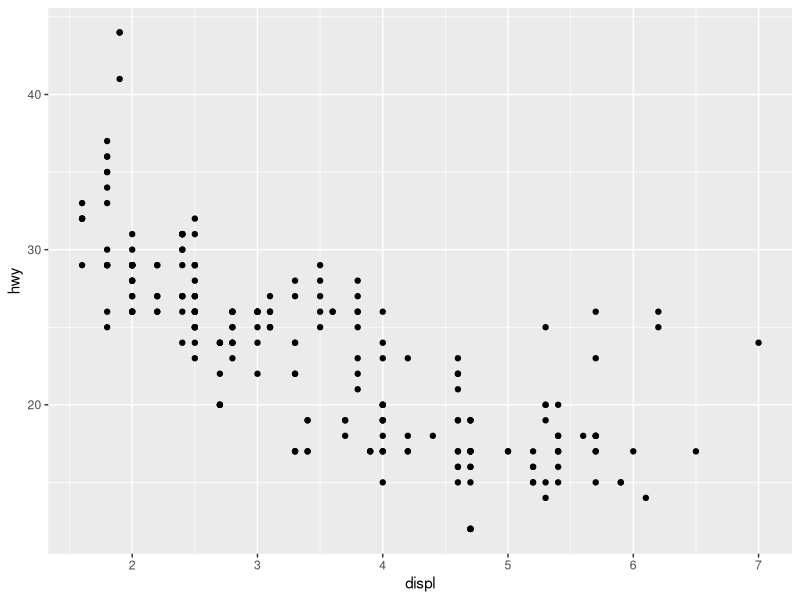
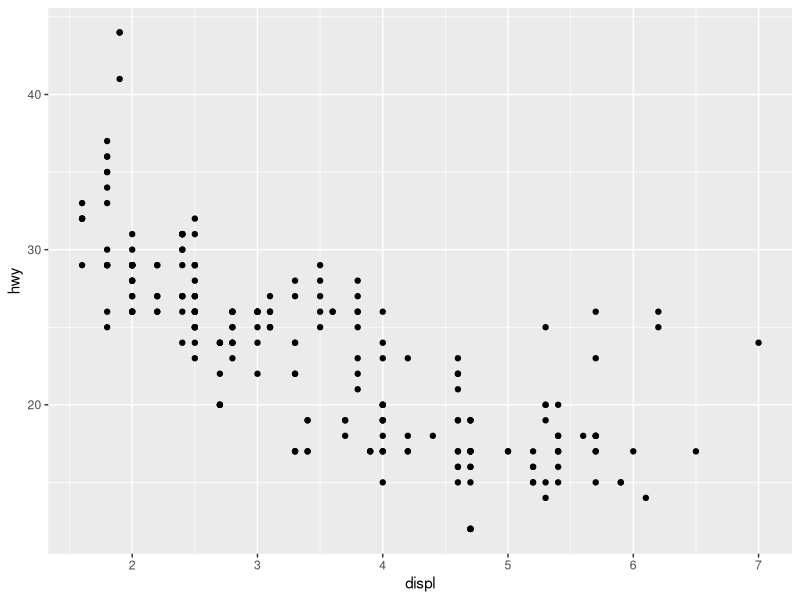
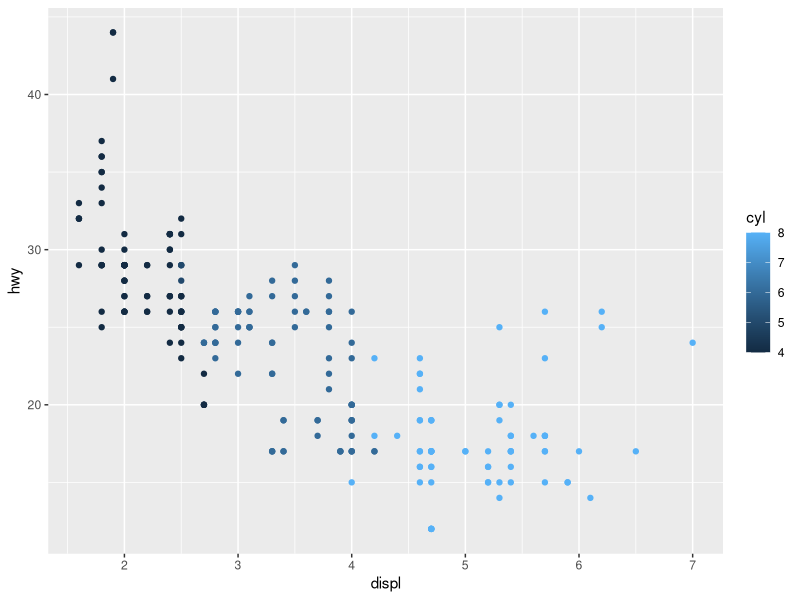
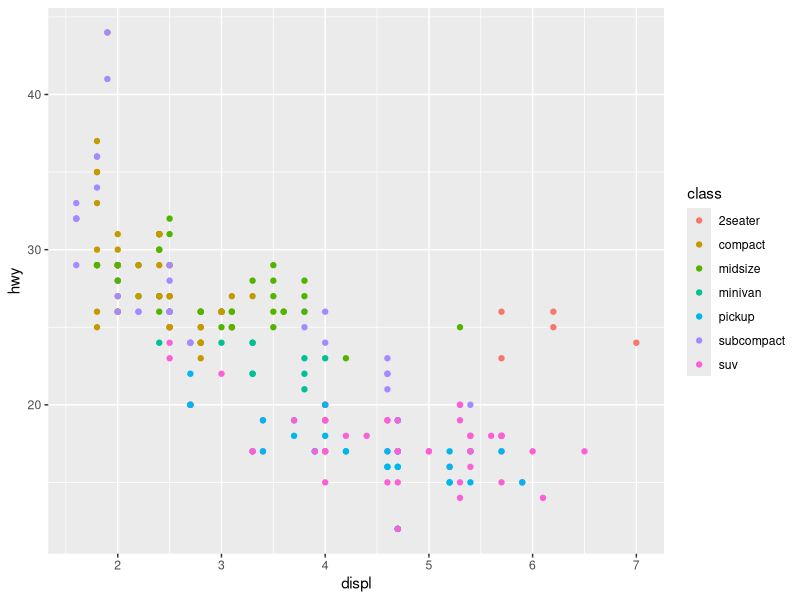
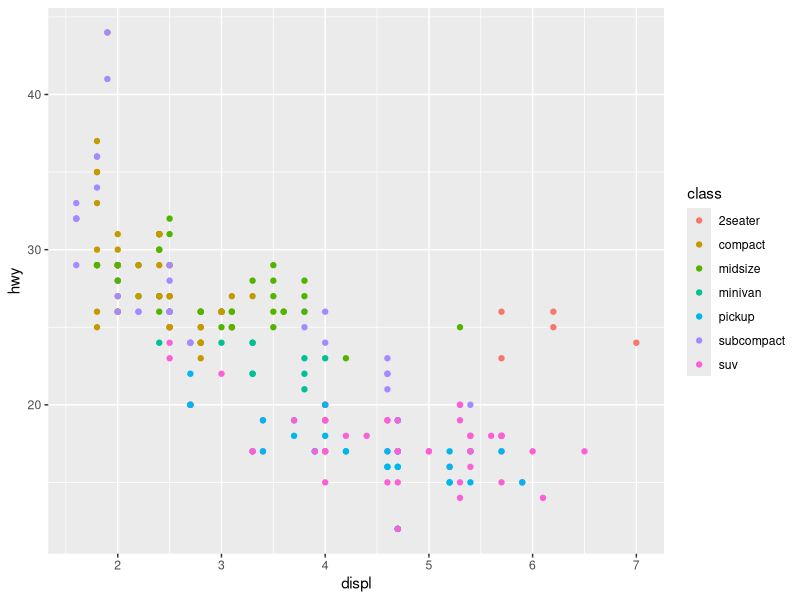
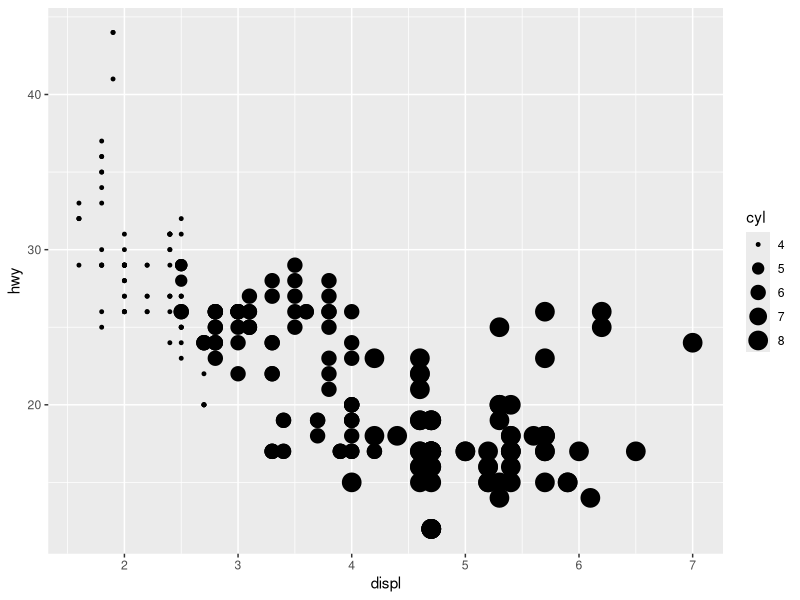
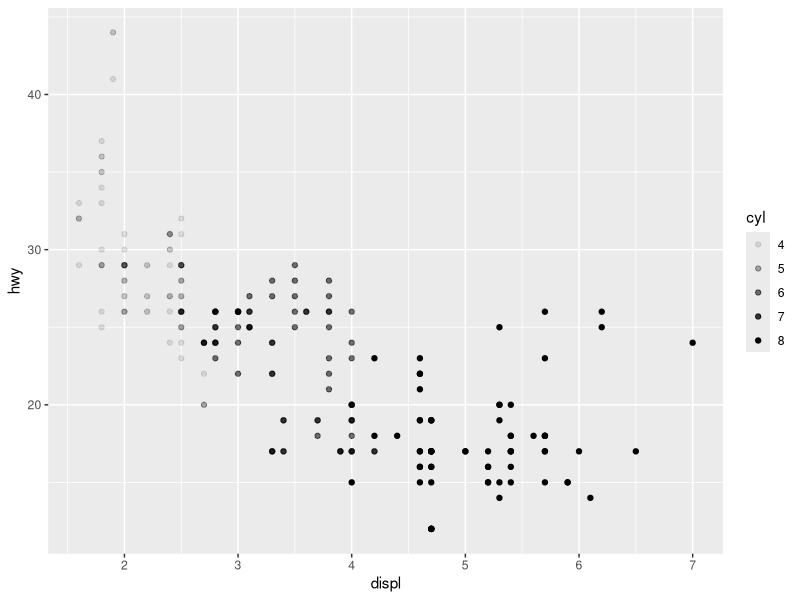
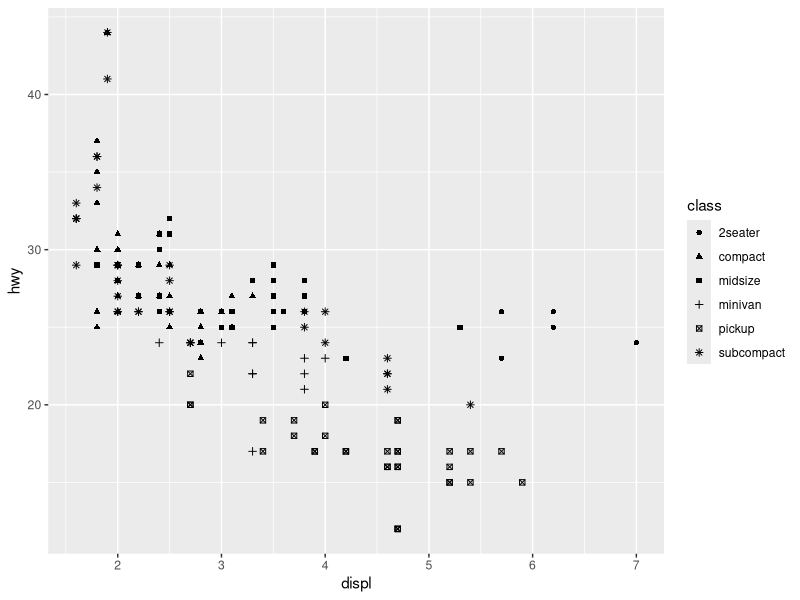

The R script that drew these images, in order:
#' ---
#' title: "Biostatistical Computing, PHC 6068"
#' author: "Zhiguang Huo (Caleb)"
#' date: "Monday September 21, 2020"
#' output:
#'   slidy_presentation: default
#'   ioslides_presentation: default
#'   beamer_presentation: null
#' subtitle: R graphics ggplot2
#' ---
#' 
#' 
#' 
#' 
#' ggplot2
#' ===
#' ggplot2 is based on the **grammer of graphics**,
#' the idea that you can build every graph from the same few components:
#' 
#' - data
#' - aesthetic mapping
#' - geometric object
#' - statistical transformations
#' - scales
#' - coordinate system
#' - position adjustments
#' - faceting
#' 
#' 
#' ggplot2 grammers
#' ===
#' ![](../figure/ggplot-grammar.png)
#' 
#' ggplot() - graphics are added up by different layers
#' ===
#' 
#' 
#' - The basic usage is a combination of ggplot(), aes() and some geom function.
#' - ggplot() initializes a ggplot object. It can declare input data and a set
#' of aesthetics.
#' - aes() describes how variables mapped to visual properties.
#' - geom function describe how the data will be visualized (point, line, histogram),
#' - Use "+" to add layers.
#'     - For example, ggplot(data) + aes(x = a, y = b) + geom point().
#' 
#' 
#' Aesthetics --- aes()
#' ===
#' 
#' - x variable and y variable
#' - Colour related aesthetics: colour, fill and alpha
#' - Group related aesthetics: group
#' - Differentiation related aesthetics: linetype, size, shape
#' - Position related aesthetics: x, y, xmin, xmax, ymin, ymax, xend, yend
#' 
#' 
#' load ggplot2 package
#' === 
#' 
## ------------------------------------------------------------------------
library(ggplot2) ## part of tidyverse
library(tidyverse)

#' 
#' mpg data data
#' === 
## ------------------------------------------------------------------------
str(mpg)
head(mpg)

#' 
#' 
#' ggplot example
#' ===
## ------------------------------------------------------------------------
ggplot(data = mpg) + aes(x=displ, y=hwy) + geom_point()

#' 
#' 
#' ggplot: combine layers
#' ===
## ------------------------------------------------------------------------
myggplot <- ggplot(data = mpg) + aes(x=displ, y=hwy)
myggplot + geom_point()

#' 
#' aes -- color (continuous)
#' ===
## ------------------------------------------------------------------------
ggplot(data = mpg) + 
  aes(x=displ, y=hwy, color = cyl) +
  geom_point()

#' 
#' aes -- color (categorical)
#' ===
## ------------------------------------------------------------------------
ggplot(data = mpg) + 
  aes(x=displ, y=hwy, color = class) +
  geom_point()

#' 
#' 
#' aes -- color (absolute color)
#' ===
## ---- eval = FALSE-------------------------------------------------------
## ggplot(data = mpg) +
##   aes(x=displ, y=hwy, color = "blue") +
##   geom_point() ## if we specify color in aes, it will be regarded as a factor.
## 
## ggplot(data = mpg) +
##   aes(x=displ, y=hwy, color = I("blue")) +
##   geom_point() ## use I to indicate absolute color
## 
## ggplot(data = mpg) +
##   aes(x=displ, y=hwy ) +
##   geom_point(color = "blue") ## or use the color here

#' 
#' 
#' 
#' aes -- color (categorical)
#' ===
## ------------------------------------------------------------------------
ggplot(data = mpg) + 
  aes(x=displ, y=hwy, color = class) +
  geom_point()

#' 
#' 
#' aes -- size 
#' ===
## ------------------------------------------------------------------------
ggplot(data = mpg) + 
  aes(x=displ, y=hwy, size = cyl) +
  geom_point()

#' 
#' 
#' aes -- size (absolute size)
#' ===
## ---- eval = FALSE-------------------------------------------------------
## ggplot(data = mpg) +
##   aes(x=displ, y=hwy, size = "3") +
##   geom_point() ## if we specify size in aes, it will be regarded as a factor.
## 
## ggplot(data = mpg) +
##   aes(x=displ, y=hwy, size = I(3)) +
##   geom_point() ## use I to indicate absolute size
## 
## ggplot(data = mpg) +
##   aes(x=displ, y=hwy ) +
##   geom_point(size = 3) ## or use the size here
## 
## ggplot(data = mpg) +
##   aes(x=displ, y=hwy ) +
##   geom_point(size = rel(3)) ## relative size

#' 
#' 
#' aes -- alpha (transparency)
#' ===
## ------------------------------------------------------------------------
ggplot(data = mpg) + 
  aes(x=displ, y=hwy, alpha = cyl) +
  geom_point()

#' 
#' 
#' aes -- alpha (absolute alpha)
#' ===
#' 
#' - alpha
#'   - 0: transparent
#'   - 1: solid
#' 
## ---- eval = FALSE-------------------------------------------------------
## ggplot(data = mpg) +
##   aes(x=displ, y=hwy, alpha = 1) +
##   geom_point() ## if we specify alpha in aes, it will be regarded as a factor.
## 
## ggplot(data = mpg) +
##   aes(x=displ, y=hwy, alpha = I(0.5)) +
##   geom_point() ## use I to indicate absolute alpha
## 
## ggplot(data = mpg) +
##   aes(x=displ, y=hwy ) +
##   geom_point(alpha = 0.5) ## or use the alpha here

#' 
#' 
#' 
#' aes -- shape 
#' ===
## ------------------------------------------------------------------------
mpg_sub <- subset(mpg, class!="suv")
ggplot(data = mpg_sub) + 
  aes(x=displ, y=hwy, shape = class) +
  geom_point()

#' 
#' 
#' ---
#' 
#' - using pipe
#' 
## ------------------------------------------------------------------------
mpg %>% 
  filter(class!="suv") %>%
  ggplot() + 
  aes(x=displ, y=hwy, shape = class) +
  geom_point()

#' 
#' aes by variable names
#' ===
## ------------------------------------------------------------------------
xvariable = "displ"
yvariable = "hwy"

ggplot(data = mpg) + 
  aes_string(x=xvariable, y=yvariable, color = "class") +
  geom_point()

#' 
#' 
#' Geom functions
#' ===
## ------------------------------------------------------------------------
ls(pattern = '^geom_', env = as.environment('package:ggplot2'))

#' 
#' ggplot: geom_line by group
#' ===
## ------------------------------------------------------------------------
ggplot(data = mpg) + 
  aes(displ, hwy, colour=class) + 
  geom_point(aes(size=cyl)) + 
  geom_line()

#' 
#' 
#' ---
## ------------------------------------------------------------------------
ggplot(data = mpg) + 
  aes(displ, hwy) + 
  geom_point(aes(size=cyl)) + 
  geom_line(aes(colour=class))

#' 
#' 
#' ggplot: aes()
#' ===
#' 
#' - global aes: will be applied to each of the geom function
## ---- eval=FALSE---------------------------------------------------------
## ggplot(data = mpg) +
##   aes(displ, hwy, colour=class) + ## this is global color
##   geom_point(aes(size=cyl)) +
##   geom_line()

#' 
#' - local aes: will be used locally
## ---- eval=FALSE---------------------------------------------------------
## ggplot(data = mpg) +
##   aes(displ, hwy) +
##   geom_point(aes(size=cyl)) +
##   geom_line(aes(colour=class)) ## this is local color

#' 
#' 
#' Line segments
#' ===
#' 
## ------------------------------------------------------------------------
ggplot(data = mpg) + 
  aes(displ, hwy, colour = class) + 
  geom_point() + 
  geom_abline(aes(intercept = 0, slope = 5), color = "green") + 
  geom_hline(aes(yintercept = 30), color = "blue") + 
  geom_vline(aes(xintercept = 5), color = "red") 

#' 
#' 
#' 
#' smooth by group 1 
#' ===
## ------------------------------------------------------------------------
ggplot(data = mpg) + 
  aes(displ, hwy) + 
  geom_point(aes(colour=class)) + 
  geom_smooth() 

#' 
#' 
#' smooth by group 2
#' ===
## ------------------------------------------------------------------------
ggplot(data = mpg) + 
  aes(displ, hwy) + 
  geom_point(aes(colour=class)) + 
  geom_smooth(method="lm") 

#' 
#' smooth by group 3
#' ===
## ------------------------------------------------------------------------
ggplot(data = mpg) + 
  aes(displ, hwy) + 
  geom_point(aes(colour=class)) + 
  geom_smooth(aes(group=class), method="lm") 

#' 
#' 
#' smooth by group 4
#' ===
## ------------------------------------------------------------------------
ggplot(data = mpg) + 
  aes(displ, hwy, colour = class) + ## global aes will be applied to all higher level aes
  geom_point() + 
  geom_smooth(method="lm") 

#' 
#' smooth by group 5
#' ===
## ------------------------------------------------------------------------
ggplot(data = mpg) + 
  aes(displ, hwy, colour = class) + ## lower level aes will be applied to all higher level aes
  geom_point() + 
  geom_smooth(method="lm", se = F, size = 2) 

#' 
#' 
#' 
#' ggplot() boxplot
#' ===
## ------------------------------------------------------------------------
mpgbox <- ggplot(data = mpg) + 
  aes(class, hwy) + 
  geom_boxplot(aes(fill=class))
mpgbox

#' 
#' 
#' ggplot() jitter
#' ===
## ------------------------------------------------------------------------
ggplot(data = mpg) + 
  aes(class, hwy, color=class) + 
  geom_jitter()

#' 
#' 
#' ggplot() boxplot + jitter
#' ===
## ------------------------------------------------------------------------
ggplot(data = mpg) + 
  aes(class, hwy, color=class) + 
  geom_boxplot() + 
  geom_jitter()

#' 
#' - Also try this
## ---- eval = FALSE-------------------------------------------------------
## ggplot(data = mpg) +
##   aes(class, hwy, color=class) +
##   geom_jitter() +
##   geom_boxplot()

#' 
#' - ggplot layers are of the same order of your code
#' 
#' 
#' ggplot() violin plot
#' ===
## ------------------------------------------------------------------------
ggplot(data = mpg) + 
  aes(class, hwy, fill=class) + 
  geom_violin() 

#' 
#' - wider parts indicate large standard deviation
#' 
#' 
#' ggplot() bar plot 1
#' ===
#' 
#' - geom_bar(), by default is for counting. So only need aes(x = ...) 
#' 
## ------------------------------------------------------------------------
ggplot(mpg) + 
  aes(class) + 
  geom_bar()

#' 
#' 
## ---- eval = FALSE-------------------------------------------------------
## ggplot(mpg) +
##   aes(class, color = class) +
##   geom_bar()

#' 
#' - color for geom_bar is for the border color
#' - use fill option to fill in colors
#' 
#' ggplot() bar plot 2
#' ===
#' 
## ------------------------------------------------------------------------
ggplot(mpg) + 
  aes(class, fill=as.factor(cyl)) + 
  geom_bar()

#' 
#' ggplot() bar plot 3
#' ===
#' 
## ------------------------------------------------------------------------
ggplot(mpg) + 
  aes(class, fill=as.factor(cyl)) + 
  geom_bar(position="dodge")  #side by side

#' 
#' ggplot() bar plot: how to specify error bar
#' ===
#' 
#' - geom_bar(), by stat="identity" option, we can specify both x and y. 
#' 
#' 
## ------------------------------------------------------------------------
mpgSummary <- mpg %>%
  group_by(class) %>%
  summarize(meanDispl = mean(displ), sdDispl = sd(displ)) ## sd is standard deviation, standard error se = sd/sqrt(n)

ggplot(data = mpgSummary) + 
  aes(x=class, y=meanDispl, fill=class) + 
  geom_bar(position=position_dodge(), stat="identity",
           colour="black", # Use black outlines,
           size=.3) +      # Thinner lines
  geom_errorbar(aes(ymin=meanDispl-sdDispl, ymax=meanDispl+sdDispl),
                size=.3,    # Thinner lines
                width=.2,
                position=position_dodge(.9))

#' 
#' 
#' ggplot() histogram simple example
#' ===
#' 
#' - geom_histogram(), by default is for counting. So only need aes(x = ...) 
#' 
## ------------------------------------------------------------------------
ggplot(data = mpg) + 
  aes(x = hwy) + 
  geom_histogram()

#' 
#' 
#' ggplot() histogram fill by color
#' ===
## ------------------------------------------------------------------------
ggplot(data = mpg) + 
  aes(x = hwy) + 
  geom_histogram(aes(fill = class))

#' 
#' ggplot() histogram facets by group (1)
#' ===
## ------------------------------------------------------------------------
ggplot(data = mpg) + 
  aes(x = hwy) + 
  geom_histogram(aes(fill = class)) + 
  facet_wrap(~ class)

#' 
#' 
#' 
#' facet
#' ===
#' 
#' - facet_grid: lay out panels in a grid.
#' - facet_wrap: wrap a 1d ribbon of panels into proper 2d display
#' 
#' 
#' ggplot() histogram facets by group (2)
#' ===
## ------------------------------------------------------------------------
ggplot(data = mpg) + 
  aes(x = hwy) + 
  geom_histogram(aes(fill = class)) + 
  facet_grid(. ~ class) ## or facet_grid(cols = vars(class))


#' 
#' 
#' ggplot() histogram facets by group (3)
#' ===
## ------------------------------------------------------------------------
ggplot(data = mpg) + 
  aes(x = hwy) + 
  geom_histogram(aes(fill = class)) + 
  facet_grid(class ~ .) ## or facet_grid(rows = vars(class))

#' 
#' ggplot() histogram facets by group (4)
#' ===
## ------------------------------------------------------------------------
ggplot(data = mpg) + 
  aes(x = hwy) + 
  geom_histogram(aes(fill = class)) + 
  facet_grid(drv ~ class) ## or facet_grid(rows = vars(drv), cols = vars(class))

#' 
#' 
#' longitudinal data visualization
#' ===
#' 
#' - spaghetti plot
#' - individual trajectory
#' - mean trajectory (with se bar)
#' 
#' sleepstudy: Reaction times in a sleep deprivation study
#' ===
#' 
#' - This laboratory experiment measured the effect of sleep deprivation on cognitive performance.
#' - There were 18 subjects, chosen from the population of interest (long-distance truck drivers), in the 10 day trial. These subjects were restricted to 3 hours sleep per night during the trial.
#' - On each day of the trial each subject’s reaction time was measured. The reaction time shown here is the average of several measurements.
#' - These data are balanced in that each subject is measured the same number of times and on the same occasions.
#' 
#' sleepstudy: Reaction times in a sleep deprivation study
#' ===
#' 
## ------------------------------------------------------------------------
library(lme4)
data(sleepstudy)
head(sleepstudy, n=5)

#' 
#' spaghetti plot
#' ===
#' 
## ------------------------------------------------------------------------
ggplot(data=sleepstudy) + 
  aes(x = Days, y=Reaction, colour = Subject) +
  geom_path()

#' 
#' individual subject lm smooth
#' ===
#' 
## ------------------------------------------------------------------------
ggplot(data=sleepstudy) + 
  aes(x = Days, y=Reaction, colour = Subject) +
  geom_smooth(method="lm") + 
  facet_wrap(~Subject)

#' 
#' mean trajectory (with SE bar)
#' ===
#' 
## ------------------------------------------------------------------------
sleepSummary <- sleepstudy %>% 
  group_by(Days) %>%
  summarize(Mean = mean(Reaction), SD = sd(Reaction), SE = sd(Reaction)/sqrt(n()))

ggplot(data=sleepSummary) + 
  aes(x = Days, y=Mean) +
  geom_path() + 
  geom_errorbar(aes(ymin=Mean-SE, ymax=Mean+SE),
                  size=0.5,    # Thinner lines
                  width=.2) 

#' 
#' Add text annotations to a graph
#' ===
#' 
#' - Ref: http://www.sthda.com/english/wiki/ggplot2-texts-add-text-annotations-to-a-graph-in-r-software
#'   - geom_text(): adds text directly to the plot
#'   - geom_label(): draws a rectangle underneath the text, making it easier to read.
#'   - annotate(): useful for adding small text annotations at a particular location on the plot
#'   - annotation_custom(): Adds static annotations that are the same in every panel
#' 
#' Text annotations using geom_text()
#' ===
#' 
## ------------------------------------------------------------------------
# Subset 10 rows
set.seed(32611)
ss <- sample(1:32, 10)
df <- mtcars[ss, ]

sp <- ggplot(data = df) +
  aes(wt, mpg, label = rownames(df)) +
  geom_point()
# Add texts
sp + geom_text() ## geom_text need the label aes

#'  
#' Other experiment
#' ===
#' 
#' - Change the size of the texts
#' ```{} 
#' sp + geom_text(size=6)
#' ```
#' - Change vertical and horizontal adjustement
#' ```{}
#' sp +  geom_text(hjust=0, vjust=0)
#' ```
#' - Change fontface. Allowed values : 1(normal), 2(bold), 3(italic), 4(bold.italic)
#' ```{}
#' sp + geom_text(aes(fontface=2))
#' ```
#' - Change font family
#' ```{}
#' sp + geom_text(family = "Times New Roman")
#' ```
#' - Color by groups
#' ```{}
#' sp + geom_text(aes(color=factor(cyl)))
#' ```
#' - Set the size of the text using a continuous variable
#' ```{}
#' sp + geom_text(aes(size=wt))
#' ```
#' 
#' Text annotations using geom_label()
#' ===
#' 
## ------------------------------------------------------------------------
sp <- ggplot(data = df) +
  aes(wt, mpg, label = rownames(df)) +
  geom_point()
# Add texts
sp + geom_label()

#' 
#' 
#' Add a text annotation at a particular coordinate
#' ===
## ------------------------------------------------------------------------
# Solution 1
sp + geom_text(x=3, y=20, label="Scatter plot")

#' 
#' 
#' ggrepel: Avoid overlapping of text labels
#' ===
#' 
#' - geom_label_repel()
#' - geom_text_repel()
#' 
## ------------------------------------------------------------------------
library(ggrepel)

#' 
#' Create a scatter plot and add labels
#' ===
#' 
## ------------------------------------------------------------------------
p <- ggplot(mtcars, aes(wt, mpg)) +
  geom_point(color = 'red') 
p + geom_text(aes(label = rownames(mtcars)),
              size = 3.5)

#' 
#' 
#' Use geom_text_repel
#' ===
## ------------------------------------------------------------------------
set.seed(32611)
p + geom_text_repel(aes(label = rownames(mtcars)),
                    size = 3.5) 

#' 
#' Use label_text_repel
#' ===
## ------------------------------------------------------------------------
set.seed(32611)
p + geom_label_repel(aes(label = rownames(mtcars)))
## p + geom_label_repel(aes(label = rownames(mtcars), fill = factor(cyl)), 
##                         color = 'white', size = 3.5
##                    )

#' 
#' Labs
#' ===
#' 
#' - title, x, y
#' 
## ------------------------------------------------------------------------
p <- ggplot(mpg) + 
  geom_point(aes(x = displ, y = hwy, colour=factor(cyl))) + 
  labs(title = "New plot title", x = "New x label", y = "New y label")

#' 
#' 
#' Theme
#' ===
#' 
#' - theme_grey: signature ggplot2 theme.
#' - theme_bw: dark-on-light theme.
#' - theme_linedraw: flip x and y.
#' - theme_light: light grey background.
#' - theme_dark: dark background.
#' - theme_minimal: no background annotations.
#' - theme_classic: classic-looking theme.
#' - theme_void: empty theme.
#' 
#' 
#' 
#' examples on different themes
#' ===
## ------------------------------------------------------------------------
p <- ggplot(mpg) + 
  geom_point(aes(x = displ, y = hwy, colour=factor(cyl))) + 
  facet_wrap(~class)
p ## default theme_grey

#' 
#' 
#' ---
#' 
## ------------------------------------------------------------------------
p + theme_bw()
# p + theme_linedraw()
# p + theme_light()
# p + theme_dark()
# p + theme_minimal()
# p + theme_classic()
# p + theme_void()

#' 
#' 
#' More about the theme
#' ===
#' 
## ------------------------------------------------------------------------
p + theme(text = element_text(size=20),
        axis.text.x = element_text(angle=90, hjust=1,colour="red")) 

#' 
#' Four elements to control the theme
#' ===
#' 
#' - element_blank(): draws nothing, and assigns no space.
#' - element_rect(): borders and backgrounds.
#' - element_line(): lines
#' - element_text(): text
#' 
#' examples
#' ===
#' 
#' ```{}
#' plot <- ggplot(mpg, aes(displ, hwy)) + geom_point()
#' 
#' plot + theme(
#'   panel.background = element_blank(),
#'   axis.text = element_blank()
#' )
#' 
#' plot + theme(
#'   axis.text = element_text(colour = "red", size = rel(1.5))
#' )
#' 
#' plot + theme(
#'   axis.line = element_line(arrow = arrow())
#' )
#' 
#' plot + theme(
#'   panel.background = element_rect(fill = "white"),
#'   plot.margin = margin(2, 2, 2, 2, "cm"),
#'   plot.background = element_rect(
#'     fill = "grey90",
#'     colour = "black",
#'     size = 1
#'   )
#' )
#' ## all changes are relative to the default value
#' ```
#' 
#' --- 
#' 
#' - Arguments in the theme function control figure theme
#' - There is a hierarchy in these arguments. (E.g., text will overwrite all text related arguments.)
#' 
#' ```{}
#' line
#' rect
#' text
#' title
#' aspect.ratio
#' axis.title
#' axis.title.x
#' axis.title.y 
#' axis.text
#' axis.text.x
#' axis.text.y
#' axis.ticks
#' axis.ticks.x
#' axis.ticks.y,
#' axis.ticks.length
#' axis.line
#' axis.line.x
#' axis.line.y
#' ## for more options, see
#' ?theme
#' ```
#' 
#' ---
#' 
#' - look at theme_gray() function
#' 
#' ```{}
#' theme_gray
#' ```
#' 
#' No legend
#' ===
## ------------------------------------------------------------------------
ggplot(mpg) + 
  geom_point(aes(x = displ, y = hwy, colour=factor(cyl))) + 
  theme(legend.position = "none") 

#' 
#' 
#' 
#' One of my favourate themes (1)
#' ===
#' 
#' 
## ------------------------------------------------------------------------
black.bold.text <- element_text(face = "bold", color = "black", size=20)
ggplot(mpg, aes(displ, hwy, colour=class)) + geom_point() + 
    labs(title="hwy vs displ") + 
    theme_bw() + 
    theme(text = black.bold.text) 

#' 
#' - theme() will overwrite part of theme_bw()
#' 
#' One of my favourate themes (2)
#' ===
#' 
#' 
## ------------------------------------------------------------------------
black.bold.text <- element_text(face = "bold", color = "black", size=20)
ggplot(mpg, aes(displ, hwy, colour=class)) + geom_point() + 
    labs(title="hwy vs displ") + 
    theme_bw() + 
    theme(text = black.bold.text, panel.grid =element_blank()) 

#' 
#' Change font
#' ===
#' 
## ------------------------------------------------------------------------
black.bold.text <- element_text(face = "bold", color = "black", size=20)
red.italic.text <- element_text(face = "italic", color = "red", size=15)

ggplot(mpg, aes(displ, hwy, colour=class)) + geom_point() + 
    labs(title="hwy vs displ") + 
    theme_bw() + 
    theme(axis.text = black.bold.text , axis.title = black.bold.text, 
          legend.title = red.italic.text, 
          legend.text = black.bold.text) 

#' 
#' Create your own discrete scale
#' ===
#' 
## ------------------------------------------------------------------------
p <- ggplot(mtcars, aes(mpg, wt)) +
  geom_point(aes(colour = factor(cyl)))
p 

#' 
## ------------------------------------------------------------------------
p + scale_colour_manual(values = c("red", "blue", "green"))

#' 
#' 
#' ---
#' 
#' - to use a named vector
#' 
## ------------------------------------------------------------------------
cols <- c("8" = "red", "4" = "blue", "6" = "darkgreen", "10" = "orange")
p + scale_colour_manual(values = cols)

#' 
#' 
#' ---
#' 
#' - Set color and fill aesthetics at the same time
## ------------------------------------------------------------------------
ggplot(mtcars) +
  aes(mpg, wt, colour = factor(cyl), fill = factor(cyl)) +
   geom_point() + 
  scale_colour_manual(
    values = cols,
    aesthetics = c("colour", "fill")
  )

#' 
#' 
#' 
#' Create your own axis ticks
#' ===
#' 
## ------------------------------------------------------------------------
p <- ggplot(mtcars, aes(mpg, wt)) +
  geom_point(aes(colour = factor(cyl))) 
p + scale_x_continuous(breaks = c(15,25),
	labels = c("A", "B"),
	name = "My MPG") 

#' 
#' - scale_x_continuous
#' - scale_y_continuous
#' - scale_x_discrete
#' - scale_y_discrete
#' 
#' 
#' 
#' Stat transformation
#' ===
#' 
#' - stat ecdf: Empirical Cumulative Density Function.
#' - stat ellipse: Plot data ellipses.
#' - stat function: Superimpose a function.
#' - stat identity: Identity statistic.
#' - stat qq: Calculation for quantile-quantile plot.
#' - stat summary 2d: Bin and summarise in 2d.
#' - stat unique: Remove duplicates.
#' 
#' empirical CDF
#' ===
#' 
## ------------------------------------------------------------------------
df <- data.frame(x = rnorm(1000))
ggplot(df, aes(x)) + stat_ecdf(geom = "step")

#' 
#' 
#' ---
#' 
## ------------------------------------------------------------------------
n <- 100
df <- data.frame(x = c(rnorm(n, 0, 3), rnorm(n, 0, 10)),
                 g = gl(2, n))
ggplot(df, aes(x, colour = g)) + stat_ecdf()

#' 
#' stat_function
#' ===
#' 
## ------------------------------------------------------------------------
n <- 100
set.seed(32611)
df <- data.frame(
  x = rnorm(n)
)
x <- df$x
base <- ggplot(df, aes(x)) + geom_density()
base + stat_function(fun = dnorm, colour = "red") + xlim(c(-3,3))

#' 
#' stat_ellipse
#' ===
#' 
## ------------------------------------------------------------------------
ggplot(mpg, aes(x = displ, y = hwy)) + geom_point() +   stat_ellipse()

#' 
#' 
#' stat_ellipse by group
#' ===
#' 
## ------------------------------------------------------------------------
ggplot(mpg, aes(x = displ, y = hwy, color=displ > 4)) + geom_point() +   stat_ellipse()

#' 
#' 
#' Coordinate
#' ===
#' 
#' - coord_cartesian: Cartesian coordinates.
#' - coord_fixed: control_fixed ratio between x and y scales.
#' - coord_flip: flip x and y.
#' - coord_map: map projections.
#' - coord_polar: polar coordinates.
#' - coord_trans: transformed cartesian coordinate system.
#' 
#' Previous example on mpg
#' ===
#' 
## ------------------------------------------------------------------------
p <- ggplot(mpg, aes(displ, hwy)) +
  geom_point() +
  geom_smooth()

p

#' 
#' ---
#' 
#' # Setting the limits on the coordinate system performs a visual zoom.
## ------------------------------------------------------------------------
p + coord_cartesian(xlim = c(3, 5), expand = FALSE)

#' 
#' ---
#' 
#' Setting the limits on a scale converts all values outside the range to NA.
## ------------------------------------------------------------------------
p + xlim(3, 5)
#the same as p + scale_x_continuous(limits = c(325, 500))

#' 
#' 
#' 
#' resize the plot
#' ===
#' 
## ------------------------------------------------------------------------
p <- ggplot(mpg, aes(displ, hwy)) +  geom_point()
p + coord_fixed(ratio = 0.5)
p + coord_fixed(ratio = 0.1)

#' 
#' flip x and y
#' ===
#' 
## ------------------------------------------------------------------------
ggplot(mpg, aes(class, hwy)) +
  geom_boxplot() +
  coord_flip()

#' 
#' ggplot Cheat Sheet
#' ===
#' 
#' - https://github.com/rstudio/cheatsheets/raw/master/data-visualization-2.1.pdf
#' 
